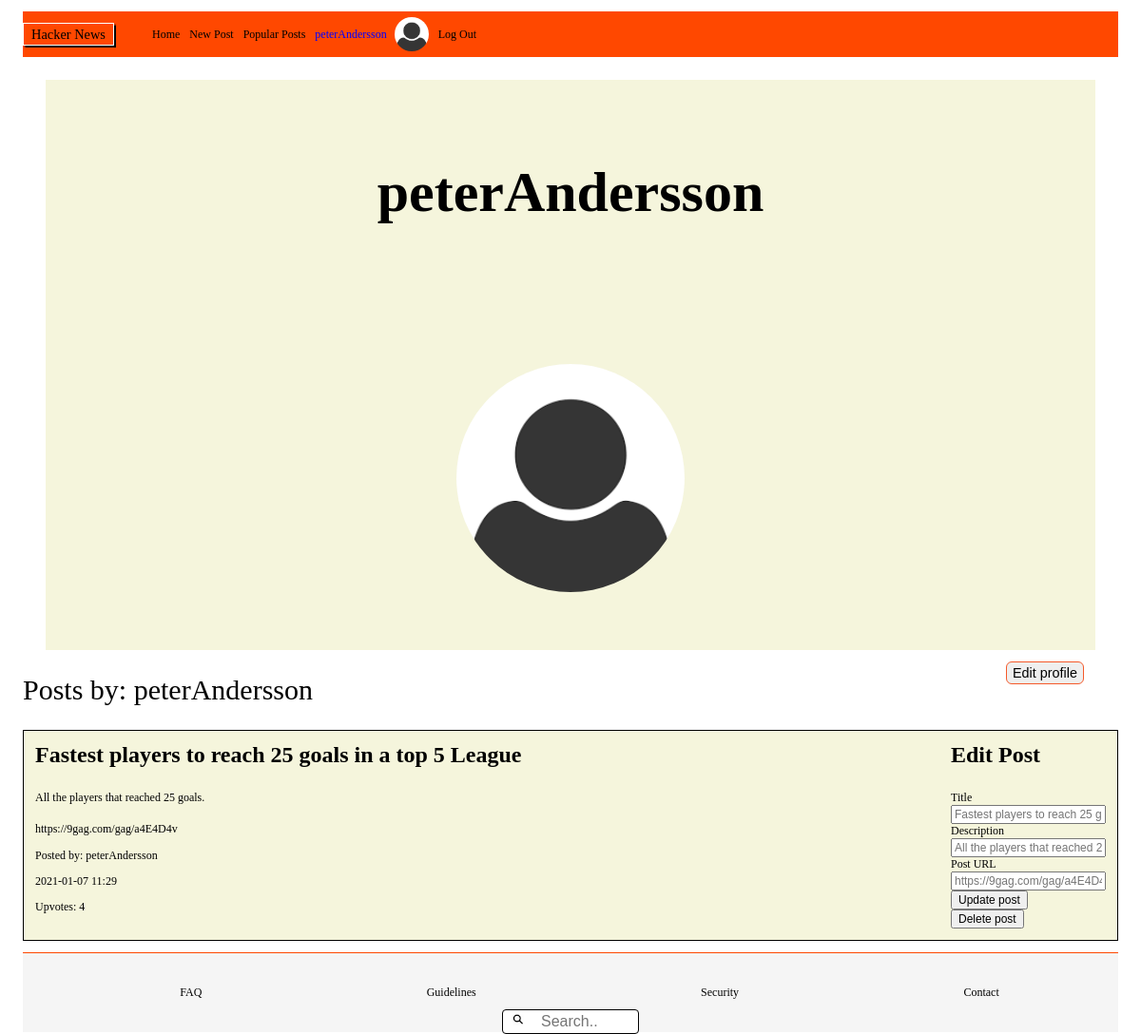
The page /profile.php?username=peterAndersson (signed in) on the database its author committed.
### tables this page shows
CREATE TABLE Users (
	"id" integer PRIMARY KEY AUTOINCREMENT,
	username varchar,
	first_name string,
	last_name string,
	email varchar,
	password varchar,
	avatar varchar,
	biography string
);

CREATE TABLE Posts (
	id integer PRIMARY KEY AUTOINCREMENT,
	title string,
	description string,
	post_url varchar,
	post_date datetime,
	user_id varchar,
	user_username varchar
);

### web/functions/userFunction.php (called while the page is built, shortened)
<?php
function fetchUser($pdo, $username)
{
    $database = ("SELECT id, username, email, password, avatar, biography FROM Users WHERE username = :username");
    $statement = $pdo->prepare($database);
    $statement->BindParam(':username', $username, PDO::PARAM_STR);
    $statement->execute();
    $userProfile = $statement->fetch(PDO::FETCH_ASSOC);
    return $userProfile;
}

### web/functions/postsFunction.php (called while the page is built, shortened)
<?php
function getUserPosts($pdo, $profileId)
{
    $database = ("SELECT Posts.id, title, description, post_url, post_date, user_id FROM Posts
INNER JOIN Users
ON Posts.user_id = Users.id
WHERE Users.id = :id
ORDER BY Posts.id DESC");
    $statement = $pdo->prepare($database);
    $statement->BindParam(':id', $profileId, PDO::PARAM_INT);
    $statement->execute();
    $userPosts = $statement->fetchAll(PDO::FETCH_ASSOC);
    return $userPosts;
}

### web/functions/upvoteFunctions.php (called while the page is built, shortened)
<?php
function countUpvotes($pdo, $postId)
{
    $database = ('SELECT COUNT(*) FROM Likes WHERE post_id = :postId');
    $statement = $pdo->prepare($database);
    $statement->bindParam(':postId', $postId, PDO::PARAM_INT);
    $statement->execute();
    $upvotes = $statement->fetch(PDO::FETCH_ASSOC);
    return $upvotes['COUNT(*)'];
}

### profile.php (the view, shortened to what this page needs)
<?php require __DIR__ . '/homepage/header.php'; ?>
<?php require __DIR__ . '/homepage/navbar.php'; ?>
<?php if (isset($_GET['username'])) {
    $username = filter_var($_GET['username'], FILTER_SANITIZE_STRING);
    $userProfile = fetchUser($pdo, $username);
    $profileId = $userProfile['id'];
    $userPosts = getUserPosts($pdo, $profileId);
} ?>
<article class="profile_container">
    <div class="profile_page">
        <div class="profile_image">
            <h1 class="profile_username"><?php echo $userProfile['username']; ?> </h1>
            <img class="p_image" src="<?php echo ($userProfile['avatar'] !== null) ? "/uploads/avatars/" . $userProfile['avatar'] : '/assets/profile_image_placeholder.png'; ?>" alt="Avatar image">
        </div>
    </div>
    <?php if ($profileId === $_SESSION['user']['id']) : ?>
        <a href="settings.php?username=<?php echo $_SESSION['user']['username']; ?> "><button class="edit_profile">Edit profile</button> </a>
    <?php endif; ?>
</article>
<section>
    <h2 class="user_post_title"> Posts by: <?php echo $userProfile['username']; ?> </h2>
    <?php if (is_array($userPosts)) {
        foreach ($userPosts as $userPost) :  ?>
            <?php $countUpvotes = countUpvotes($pdo, $userPost['id']); ?>
            <div class="posts_container">
                <div class="user_posts">
                    <h3 class="post_title"> <?php echo $userPost['title']; ?> </h3>
                    <p> <?php echo $userPost['description']; ?> </p>
                    <a href="<?php echo $userPost['post_url'] ?> "> <?php echo $userPost['post_url']; ?> </a>
                    <p> Posted by: <?php echo $_SESSION['user']['username']; ?> </p>
                    <p> <?php echo $userPost['post_date']; ?> </p>
                    <p> Upvotes: <?php echo $countUpvotes ?></p>
                </div>
                <div>
                    <?php if ($profileId === $_SESSION['user']['id']) : ?>
                        <h3 class="post_title">Edit Post</h3>
                        <form action="/web/post/update.php" method="post">
                            <div class="input_label">
                                <label for="title">Title</label>
                                <input type="text" name="title" id="title" placeholder="<?php echo $userPost['title']; ?>" required>
                            </div>
                            <div class="input_label">
                                <label for="description">Description</label>
                                <input type="text" name="description" id="description" placeholder="<?php echo $userPost['description']; ?>" required>
                            </div>
                            <div class="input_label">
                                <label for="url">Post URL</label>
                                <input type="url" name="url" id="url" placeholder="<?php echo $userPost['post_url']; ?>" required>
                            </div>
                            <button type="submit">Update post</button>
                        </form>
                        <form action="/web/post/delete.php" method="post">
                            <button type="submit">Delete post</button>
                        </form>
                    <?php endif; ?>
                </div>
            </div>
    <?php endforeach;
    } ?>
</section>
<?php require __DIR__ . '/homepage/footer.php'; ?>

### css assests/index.css (style rules this page uses)
* { box-sizing: border-box; font-size: 12px; }
body { height: 100vh; margin: 0; padding-top: 1rem; padding-left: 2rem; padding-right: 2rem; }

### css assests/navBar.css (style rules this page uses)
a { text-decoration: none; color: black; }

### css assests/profile.css (style rules this page uses)
.profile_container { background: beige; margin: 2rem; }
.profile_page { display: flex; justify-content: center; }
.profile_username { font-size: 5rem; margin-top: 2rem; display: flex; justify-content: center; }
.profile_image { background-color: beige; width: 100vh; height: 60vh; display: flex; flex-direction: column; align-items: center; margin: 5rem; }
.p_image { width: 20rem; height: 20rem; border-radius: 20rem; margin-top: 5rem; }
.edit_profile { font-size: 1.2rem; float: right; height: 2rem; border: solid 1px rgb(245, 90, 43); border-radius: 0.5rem; margin: 1rem; }
.user_posts { font-size: 1.6rem; width: 100%; }
.user_post_title { font-size: 2.5rem; font-weight: 100; }
.post_title { font-size: 2rem; margin: 0; margin-bottom: 1em; }
.posts_container { display: flex; border: solid 1px black; margin-top: 0.2rem; padding: 1rem; margin-bottom: 1rem; background-color: beige; }
.input_label { display: flex; flex-direction: column; }

### rows shown on the page
users: username "peterAndersson"
posts: title "Fastest players to reach 25 goals in a top 5 League", description "All the players that reached 25 goals.", post_url "https://9gag.com/gag/a4E4D4v", post_date "2021-01-07 11:29", countUpvotes "4", url "https://9gag.com/gag/a4E4D4v"

### other values the page prints
$user['username'] "peterAndersson"
